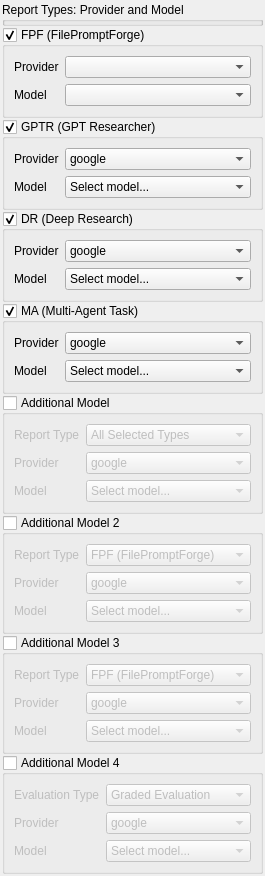
<?xml version="1.0" encoding="UTF-8"?>
<ui version="4.0">
 <class>ProvidersPanel</class>
 <widget class="QWidget" name="ProvidersPanel">
  <layout class="QVBoxLayout" name="verticalLayout_providers">
   <property name="spacing">
    <number>1</number>
   </property>
   <property name="leftMargin">
    <number>2</number>
   </property>
   <property name="topMargin">
    <number>2</number>
   </property>
   <property name="rightMargin">
    <number>2</number>
   </property>
   <property name="bottomMargin">
    <number>2</number>
   </property>

   <item>
    <widget class="QGroupBox" name="groupProvidersHeader">
     <property name="maximumSize">
      <size>
       <width>16777215</width>
       <height>24</height>
      </size>
     </property>
     <property name="title">
      <string>Report Types: Provider and Model</string>
     </property>
     <property name="flat">
      <bool>true</bool>
     </property>
    </widget>
   </item>

   <item>
    <widget class="QGroupBox" name="groupProvidersFPF">
     <property name="toolTip">
      <string>When unchecked, set iterations.fpf = 0 in config.yaml</string>
     </property>
     <property name="title">
      <string>FPF (FilePromptForge)</string>
     </property>
     <property name="checkable">
      <bool>true</bool>
     </property>
     <property name="checked">
      <bool>true</bool>
     </property>
     <layout class="QFormLayout" name="formProvidersFPF">
      <item row="0" column="0">
       <widget class="QLabel" name="labelFPFProvider">
        <property name="text">
         <string>Provider</string>
        </property>
        <property name="buddy">
         <cstring>comboFPFProvider</cstring>
        </property>
       </widget>
      </item>
      <item row="0" column="1">
       <widget class="QComboBox" name="comboFPFProvider"/>
      </item>
      <item row="1" column="0">
       <widget class="QLabel" name="labelFPFModel">
        <property name="text">
         <string>Model</string>
        </property>
        <property name="buddy">
         <cstring>comboFPFModel</cstring>
        </property>
       </widget>
      </item>
      <item row="1" column="1">
       <widget class="QComboBox" name="comboFPFModel"/>
      </item>
     </layout>
    </widget>
   </item>

   <item>
    <widget class="QGroupBox" name="groupProvidersGPTR">
     <property name="toolTip">
      <string>When unchecked, set iterations.gptr = 0 in config.yaml</string>
     </property>
     <property name="title">
      <string>GPTR (GPT Researcher)</string>
     </property>
     <property name="checkable">
      <bool>true</bool>
     </property>
     <property name="checked">
      <bool>true</bool>
     </property>
     <layout class="QFormLayout" name="formProvidersGPTR">
      <item row="0" column="0">
       <widget class="QLabel" name="labelGPTRProvider">
        <property name="text">
         <string>Provider</string>
        </property>
       </widget>
      </item>
      <item row="0" column="1">
       <widget class="QComboBox" name="comboGPTRProvider">
        <item>
         <property name="text">
          <string>google</string>
         </property>
        </item>
        <item>
         <property name="text">
          <string>openai</string>
         </property>
        </item>
        <item>
         <property name="text">
          <string>openrouter</string>
         </property>
        </item>
       </widget>
      </item>
      <item row="1" column="0">
       <widget class="QLabel" name="labelGPTRModel">
        <property name="text">
         <string>Model</string>
        </property>
       </widget>
      </item>
      <item row="1" column="1">
       <widget class="QComboBox" name="comboGPTRModel">
        <item>
         <property name="text">
          <string>Select model...</string>
         </property>
        </item>
        <item>
         <property name="text">
          <string>gemini-2.5-flash</string>
         </property>
        </item>
        <item>
         <property name="text">
          <string>gpt-4.1</string>
         </property>
        </item>
        <item>
         <property name="text">
          <string>gpt-4o</string>
         </property>
        </item>
        <item>
         <property name="text">
          <string>gpt-5-mini</string>
         </property>
        </item>
        <item>
         <property name="text">
          <string>o4-mini</string>
         </property>
        </item>
        <item>
         <property name="text">
          <string>openrouter: custom</string>
         </property>
        </item>
       </widget>
      </item>
     </layout>
    </widget>
   </item>

   <item>
    <widget class="QGroupBox" name="groupProvidersDR">
     <property name="toolTip">
      <string>When unchecked, set iterations.dr = 0 in config.yaml</string>
     </property>
     <property name="title">
      <string>DR (Deep Research)</string>
     </property>
     <property name="checkable">
      <bool>true</bool>
     </property>
     <property name="checked">
      <bool>true</bool>
     </property>
     <layout class="QFormLayout" name="formProvidersDR">
      <item row="0" column="0">
       <widget class="QLabel" name="labelDRProvider">
        <property name="text">
         <string>Provider</string>
        </property>
       </widget>
      </item>
      <item row="0" column="1">
       <widget class="QComboBox" name="comboDRProvider">
        <item>
         <property name="text">
          <string>google</string>
         </property>
        </item>
        <item>
         <property name="text">
          <string>openai</string>
         </property>
        </item>
        <item>
         <property name="text">
          <string>openrouter</string>
         </property>
        </item>
       </widget>
      </item>
      <item row="1" column="0">
       <widget class="QLabel" name="labelDRModel">
        <property name="text">
         <string>Model</string>
        </property>
       </widget>
      </item>
      <item row="1" column="1">
       <widget class="QComboBox" name="comboDRModel">
        <item>
         <property name="text">
          <string>Select model...</string>
         </property>
        </item>
        <item>
         <property name="text">
          <string>gemini-2.5-flash</string>
         </property>
        </item>
        <item>
         <property name="text">
          <string>gpt-4.1</string>
         </property>
        </item>
        <item>
         <property name="text">
          <string>gpt-4o</string>
         </property>
        </item>
        <item>
         <property name="text">
          <string>gpt-5-mini</string>
         </property>
        </item>
        <item>
         <property name="text">
          <string>o4-mini</string>
         </property>
        </item>
        <item>
         <property name="text">
          <string>openrouter: custom</string>
         </property>
        </item>
       </widget>
      </item>
     </layout>
    </widget>
   </item>

   <item>
    <widget class="QGroupBox" name="groupProvidersMA">
     <property name="toolTip">
      <string>When unchecked, set iterations.ma = 0 in config.yaml</string>
     </property>
     <property name="title">
      <string>MA (Multi-Agent Task)</string>
     </property>
     <property name="checkable">
      <bool>true</bool>
     </property>
     <property name="checked">
      <bool>true</bool>
     </property>
     <layout class="QFormLayout" name="formProvidersMA">
      <item row="0" column="0">
       <widget class="QLabel" name="labelMAProvider">
        <property name="text">
         <string>Provider</string>
        </property>
       </widget>
      </item>
      <item row="0" column="1">
       <widget class="QComboBox" name="comboMAProvider">
        <item>
         <property name="text">
          <string>google</string>
         </property>
        </item>
        <item>
         <property name="text">
          <string>openai</string>
         </property>
        </item>
        <item>
         <property name="text">
          <string>openrouter</string>
         </property>
        </item>
       </widget>
      </item>
      <item row="1" column="0">
       <widget class="QLabel" name="labelMAModel">
        <property name="text">
         <string>Model</string>
        </property>
       </widget>
      </item>
      <item row="1" column="1">
       <widget class="QComboBox" name="comboMAModel">
        <item>
         <property name="text">
          <string>Select model...</string>
         </property>
        </item>
        <item>
         <property name="text">
          <string>gemini-2.5-flash</string>
         </property>
        </item>
        <item>
         <property name="text">
          <string>gpt-4.1</string>
         </property>
        </item>
        <item>
         <property name="text">
          <string>gpt-4o</string>
         </property>
        </item>
        <item>
         <property name="text">
          <string>gpt-5-mini</string>
         </property>
        </item>
        <item>
         <property name="text">
          <string>o4-mini</string>
         </property>
        </item>
        <item>
         <property name="text">
          <string>openrouter: custom</string>
         </property>
        </item>
       </widget>
      </item>
     </layout>
    </widget>
   </item>

   <item>
    <widget class="QGroupBox" name="groupAdditionalModel">
     <property name="title">
      <string>Additional Model</string>
     </property>
     <property name="checkable">
      <bool>true</bool>
     </property>
     <property name="checked">
      <bool>false</bool>
     </property>
     <layout class="QFormLayout" name="formAdditionalModel">
      <item row="0" column="0">
       <widget class="QLabel" name="labelAdditionalType">
        <property name="text">
         <string>Report Type</string>
        </property>
       </widget>
      </item>
      <item row="0" column="1">
       <widget class="QComboBox" name="comboAdditionalType">
        <item>
         <property name="text">
          <string>All Selected Types</string>
         </property>
        </item>
        <item>
         <property name="text">
          <string>FPF (FilePromptForge)</string>
         </property>
        </item>
        <item>
         <property name="text">
          <string>GPTR (GPT Researcher)</string>
         </property>
        </item>
        <item>
         <property name="text">
          <string>DR (Deep Research)</string>
         </property>
        </item>
        <item>
         <property name="text">
          <string>MA (Multi-Agent Task)</string>
         </property>
        </item>
       </widget>
      </item>
      <item row="1" column="0">
       <widget class="QLabel" name="labelAdditionalProvider">
        <property name="text">
         <string>Provider</string>
        </property>
       </widget>
      </item>
      <item row="1" column="1">
       <widget class="QComboBox" name="comboAdditionalProvider">
        <item>
         <property name="text">
          <string>google</string>
         </property>
        </item>
        <item>
         <property name="text">
          <string>openai</string>
         </property>
        </item>
        <item>
         <property name="text">
          <string>openrouter</string>
         </property>
        </item>
       </widget>
      </item>
      <item row="2" column="0">
       <widget class="QLabel" name="labelAdditionalModel">
        <property name="text">
         <string>Model</string>
        </property>
       </widget>
      </item>
      <item row="2" column="1">
       <widget class="QComboBox" name="comboAdditionalModel">
        <item>
         <property name="text">
          <string>Select model...</string>
         </property>
        </item>
        <item>
         <property name="text">
          <string>gemini-2.5-flash</string>
         </property>
        </item>
        <item>
         <property name="text">
          <string>gpt-4.1</string>
         </property>
        </item>
        <item>
         <property name="text">
          <string>gpt-4o</string>
         </property>
        </item>
        <item>
         <property name="text">
          <string>gpt-5-mini</string>
         </property>
        </item>
        <item>
         <property name="text">
          <string>o4-mini</string>
         </property>
        </item>
        <item>
         <property name="text">
          <string>openrouter: custom</string>
         </property>
        </item>
       </widget>
      </item>
     </layout>
    </widget>
   </item>

   <item>
    <widget class="QGroupBox" name="groupAdditionalModel2">
     <property name="title">
      <string>Additional Model 2</string>
     </property>
     <property name="checkable">
      <bool>true</bool>
     </property>
     <property name="checked">
      <bool>false</bool>
     </property>
     <layout class="QFormLayout" name="formAdditionalModel2">
      <item row="0" column="0">
       <widget class="QLabel" name="labelAdditionalType2">
        <property name="text">
         <string>Report Type</string>
        </property>
       </widget>
      </item>
      <item row="0" column="1">
       <widget class="QComboBox" name="comboAdditionalType2">
        <item>
         <property name="text">
          <string>FPF (FilePromptForge)</string>
         </property>
        </item>
        <item>
         <property name="text">
          <string>GPTR (GPT Researcher)</string>
         </property>
        </item>
        <item>
         <property name="text">
          <string>DR (Deep Research)</string>
         </property>
        </item>
        <item>
         <property name="text">
          <string>MA (Multi-Agent Task)</string>
         </property>
        </item>
       </widget>
      </item>
      <item row="1" column="0">
       <widget class="QLabel" name="labelAdditionalProvider2">
        <property name="text">
         <string>Provider</string>
        </property>
       </widget>
      </item>
      <item row="1" column="1">
       <widget class="QComboBox" name="comboAdditionalProvider2">
        <item>
         <property name="text">
          <string>google</string>
         </property>
        </item>
        <item>
         <property name="text">
          <string>openai</string>
         </property>
        </item>
        <item>
         <property name="text">
          <string>openrouter</string>
         </property>
        </item>
       </widget>
      </item>
      <item row="2" column="0">
       <widget class="QLabel" name="labelAdditionalModel2">
        <property name="text">
         <string>Model</string>
        </property>
       </widget>
      </item>
      <item row="2" column="1">
       <widget class="QComboBox" name="comboAdditionalModel2">
        <item>
         <property name="text">
          <string>Select model...</string>
         </property>
        </item>
        <item>
         <property name="text">
          <string>gemini-2.5-flash</string>
         </property>
        </item>
        <item>
         <property name="text">
          <string>gpt-4.1</string>
         </property>
        </item>
        <item>
         <property name="text">
          <string>gpt-4o</string>
         </property>
        </item>
        <item>
         <property name="text">
          <string>gpt-5-mini</string>
         </property>
        </item>
        <item>
         <property name="text">
          <string>o4-mini</string>
         </property>
        </item>
        <item>
         <property name="text">
          <string>openrouter: custom</string>
         </property>
        </item>
       </widget>
      </item>
     </layout>
    </widget>
   </item>

   <item>
    <widget class="QGroupBox" name="groupAdditionalModel3">
     <property name="title">
      <string>Additional Model 3</string>
     </property>
     <property name="checkable">
      <bool>true</bool>
     </property>
     <property name="checked">
      <bool>false</bool>
     </property>
     <layout class="QFormLayout" name="formAdditionalModel3">
      <item row="0" column="0">
       <widget class="QLabel" name="labelAdditionalType3">
        <property name="text">
         <string>Report Type</string>
        </property>
       </widget>
      </item>
      <item row="0" column="1">
       <widget class="QComboBox" name="comboAdditionalType3">
        <item>
         <property name="text">
          <string>FPF (FilePromptForge)</string>
         </property>
        </item>
        <item>
         <property name="text">
          <string>GPTR (GPT Researcher)</string>
         </property>
        </item>
        <item>
         <property name="text">
          <string>DR (Deep Research)</string>
         </property>
        </item>
        <item>
         <property name="text">
          <string>MA (Multi-Agent Task)</string>
         </property>
        </item>
       </widget>
      </item>
      <item row="1" column="0">
       <widget class="QLabel" name="labelAdditionalProvider3">
        <property name="text">
         <string>Provider</string>
        </property>
       </widget>
      </item>
      <item row="1" column="1">
       <widget class="QComboBox" name="comboAdditionalProvider3">
        <item>
         <property name="text">
          <string>google</string>
         </property>
        </item>
        <item>
         <property name="text">
          <string>openai</string>
         </property>
        </item>
        <item>
         <property name="text">
          <string>openrouter</string>
         </property>
        </item>
       </widget>
      </item>
      <item row="2" column="0">
       <widget class="QLabel" name="labelAdditionalModel3">
        <property name="text">
         <string>Model</string>
        </property>
       </widget>
      </item>
      <item row="2" column="1">
       <widget class="QComboBox" name="comboAdditionalModel3">
        <item>
         <property name="text">
          <string>Select model...</string>
         </property>
        </item>
        <item>
         <property name="text">
          <string>gemini-2.5-flash</string>
         </property>
        </item>
        <item>
         <property name="text">
          <string>gpt-4.1</string>
         </property>
        </item>
        <item>
         <property name="text">
          <string>gpt-4o</string>
         </property>
        </item>
        <item>
         <property name="text">
          <string>gpt-5-mini</string>
         </property>
        </item>
        <item>
         <property name="text">
          <string>o4-mini</string>
         </property>
        </item>
        <item>
         <property name="text">
          <string>openrouter: custom</string>
         </property>
        </item>
       </widget>
      </item>
     </layout>
    </widget>
   </item>

   <item>
    <widget class="QGroupBox" name="groupAdditionalModel4">
     <property name="title">
      <string>Additional Model 4</string>
     </property>
     <property name="checkable">
      <bool>true</bool>
     </property>
     <property name="checked">
      <bool>false</bool>
     </property>
     <layout class="QFormLayout" name="formAdditionalModel4">
      <item row="0" column="0">
       <widget class="QLabel" name="labelAdditionalEvalType4">
        <property name="text">
         <string>Evaluation Type</string>
        </property>
       </widget>
      </item>
      <item row="0" column="1">
       <widget class="QComboBox" name="comboAdditionalEvalType4">
        <item>
         <property name="text">
          <string>Graded Evaluation</string>
         </property>
        </item>
        <item>
         <property name="text">
          <string>Pairwise Evaluation</string>
         </property>
        </item>
       </widget>
      </item>
      <item row="1" column="0">
       <widget class="QLabel" name="labelAdditionalProvider4">
        <property name="text">
         <string>Provider</string>
        </property>
       </widget>
      </item>
      <item row="1" column="1">
       <widget class="QComboBox" name="comboAdditionalProvider4">
        <item>
         <property name="text">
          <string>google</string>
         </property>
        </item>
        <item>
         <property name="text">
          <string>openai</string>
         </property>
        </item>
        <item>
         <property name="text">
          <string>openrouter</string>
         </property>
        </item>
       </widget>
      </item>
      <item row="2" column="0">
       <widget class="QLabel" name="labelAdditionalEvalModel4">
        <property name="text">
         <string>Model</string>
        </property>
       </widget>
      </item>
      <item row="2" column="1">
       <widget class="QComboBox" name="comboAdditionalEvalModel4">
        <item>
         <property name="text">
          <string>Select model...</string>
         </property>
        </item>
        <item>
         <property name="text">
          <string>gemini-2.5-flash</string>
         </property>
        </item>
        <item>
         <property name="text">
          <string>gpt-4.1</string>
         </property>
        </item>
        <item>
         <property name="text">
          <string>gpt-4o</string>
         </property>
        </item>
        <item>
         <property name="text">
          <string>gpt-5-mini</string>
         </property>
        </item>
        <item>
         <property name="text">
          <string>o4-mini</string>
         </property>
        </item>
        <item>
         <property name="text">
          <string>openrouter: custom</string>
         </property>
        </item>
       </widget>
      </item>
     </layout>
    </widget>
   </item>

  </layout>
 </widget>
 <resources/>
 <connections/>
</ui>
